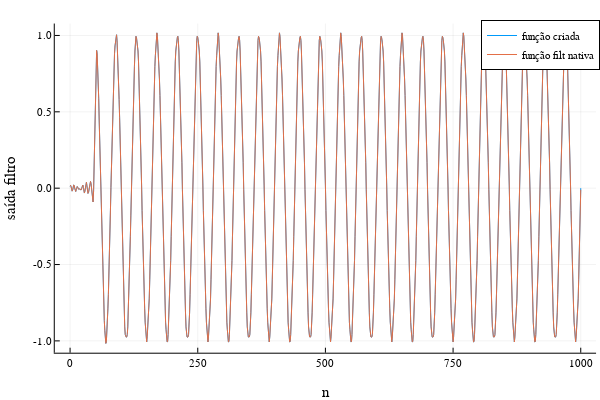

Write notebook code for a chart like this one.
### Code cell
# Passa baixas
y = filtrar(x,h1a)
y_filt = filt(h1a,x)

plt = plot(n, y, ylabel = "saída filtro", xlabel = "n", label="função criada")
plot!(n, y_filt, label="função filt nativa")

### Figure 1 — Plotly figure (JSON) as saved in the notebook; plotly's stock layout.template omitted (floating-point values rounded to 4 significant figures; data arrays with more than 128 entries replaced by an {"elided": "..."} marker saying what was removed)
{"data": [{"colorbar": {"title": ""}, "legendgroup": "função criada", "line": {"color": "rgba(0, 154, 250, 1.000)", "dash": "solid", "shape": "linear", "width": 1}, "mode": "lines", "name": "função criada", "showlegend": true, "type": "scatter", "x": {"elided": "1001 int values"}, "xaxis": "x", "y": {"elided": "1001 float values"}, "yaxis": "y", "zmax": null, "zmin": null}, {"colorbar": {"title": ""}, "legendgroup": "função filt nativa", "line": {"color": "rgba(227, 111, 71, 1.000)", "dash": "solid", "shape": "linear", "width": 1}, "mode": "lines", "name": "função filt nativa", "showlegend": true, "type": "scatter", "x": {"elided": "1001 int values"}, "xaxis": "x", "y": {"elided": "1001 float values"}, "yaxis": "y", "zmax": null, "zmin": null}], "layout": {"annotations": [], "height": 400, "legend": {"bgcolor": "rgba(255, 255, 255, 1.000)", "bordercolor": "rgba(0, 0, 0, 1.000)", "borderwidth": 1, "font": {"color": "rgba(0, 0, 0, 1.000)", "family": "sans-serif", "size": 11}, "title": {"font": {"color": "rgba(0, 0, 0, 1.000)", "family": "sans-serif", "size": 15}, "text": ""}, "tracegroupgap": 0, "traceorder": "normal", "x": 1, "xanchor": "auto", "y": 1, "yanchor": "auto"}, "margin": {"b": 20, "l": 0, "r": 0, "t": 20}, "paper_bgcolor": "rgba(255, 255, 255, 1.000)", "plot_bgcolor": "rgba(255, 255, 255, 1.000)", "showlegend": true, "width": 600, "xaxis": {"anchor": "y", "domain": [0.09128, 0.9934], "gridcolor": "rgba(0, 0, 0, 0.100)", "gridwidth": 0.5, "linecolor": "rgba(0, 0, 0, 1.000)", "mirror": false, "range": [-30, 1030], "showgrid": true, "showline": true, "showticklabels": true, "tickangle": 0, "tickcolor": "rgb(0, 0, 0)", "tickfont": {"color": "rgba(0, 0, 0, 1.000)", "family": "sans-serif", "size": 11}, "tickmode": "array", "ticks": "inside", "ticktext": ["0", "250", "500", "750", "1000"], "tickvals": [0, 250, 500, 750, 1000], "title": "n", "titlefont": {"color": "rgba(0, 0, 0, 1.000)", "family": "sans-serif", "size": 15}, "type": "-", "visible": true, "zeroline": false, "zerolinecolor": "rgba(0, 0, 0, 1.000)"}, "yaxis": {"anchor": "x", "domain": [0.07581, 0.9902], "gridcolor": "rgba(0, 0, 0, 0.100)", "gridwidth": 0.5, "linecolor": "rgba(0, 0, 0, 1.000)", "mirror": false, "range": [-1.077, 1.078], "showgrid": true, "showline": true, "showticklabels": true, "tickangle": 0, "tickcolor": "rgb(0, 0, 0)", "tickfont": {"color": "rgba(0, 0, 0, 1.000)", "family": "sans-serif", "size": 11}, "tickmode": "array", "ticks": "inside", "ticktext": ["-1.0", "-0.5", "0.0", "0.5", "1.0"], "tickvals": [-1, -0.5, 0, 0.5, 1], "title": "saída filtro", "titlefont": {"color": "rgba(0, 0, 0, 1.000)", "family": "sans-serif", "size": 15}, "type": "-", "visible": true, "zeroline": false, "zerolinecolor": "rgba(0, 0, 0, 1.000)"}}}
